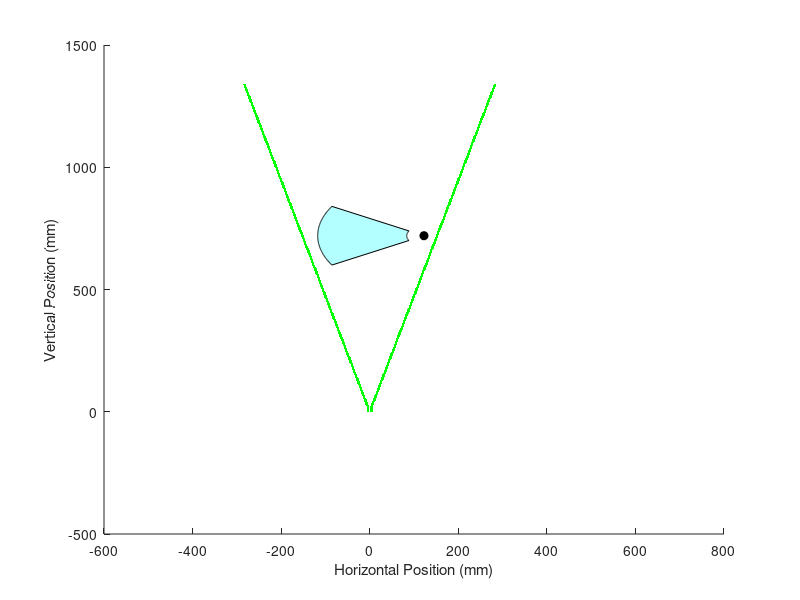

MATLAB code for this plot: (Note: this script raises an error after producing the figure.)
clear
close all

% Initial plot of single radial gaussian distribution
% I0 = 1; % normalized units
% bw = 4; % mm
% r = linspace(-2*bw,2*bw,200);
% I = I0 * exp((-2*r.^2) / bw^2);
% 
% figure
% plot(r, I, LineWidth=2)
% xlabel("Radial distance")
% ylabel("Intensity")
% set(gca, FontSize=14)

% Plot heatmap for energy intensity in FOV
clear

color_lim = 0.25;
I0 = 1; % normalized units
% bw = 3.427; % mm, reported as 1/4 inch (6.35 mm) but effective diameter 86.5% listed in test at 3.4 mm
% bw = 3.875; % commented out on 09/08/2026
bw = 9;
% bw = 5;Is t
L = 350; % mm, vertical length of FOV, pre-DFD value was 400
W = 350; % mm, horizontal width of FOV, pre-DFD value was 400
L_cal = 500;
W_cal = 310;
wt_dim = 1200; % mm, wind tunnel is 1.2 x 1.2 m
% vert_off = (14 + 7)*10; % mm, vertical offset of laser mirrors above wind tunnel

vert_off = (11 + 1)*10; % mm, vertical offset of lens above wind tunnel
d = ((wt_dim - L) / 2) + vert_off; % mm, vertical distance from focal point of cylindrical
                                    % lens to top of FOV
d_cal = ((wt_dim - L_cal) / 2) + vert_off; % mm, vertical distance from focal point of cylindrical
h_off = W*0.35; % mm, horizontal offset of wind tunnel
% z = linspace(d,d+L,200);
hor_num = 1000;
vert_num = 1000;

% ----------------------------------------------------------------------
% -------------------Annular section swept by wing----------------------
% ----------------------------------------------------------------------

w_r = 39; % mm
w_L = 240; % mm
phi = 30; % deg

p_y = d + L/2;
p_x = h_off;
% Parameters
pivot = [p_x, p_y];            % pivot point (not on the line)
line_p1 = [p_x + w_r, p_y];          % line endpoint 1
line_p2 = [p_x + w_L, p_y];          % line endpoint 2

% Radii of the two endpoints
r1 = norm(line_p1 - pivot);
r2 = norm(line_p2 - pivot);

% Sample angles
theta = linspace(-phi, phi, 200);

% Arc coordinates
x_outer = pivot(1) - r1*cosd(theta);
y_outer = pivot(2) - r1*sind(theta);

x_inner = pivot(1) - r2*cosd(theta);
y_inner = pivot(2) - r2*sind(theta);

% Build annular sector polygon
x_ring = [x_inner, fliplr(x_outer)];
y_ring = [y_inner, fliplr(y_outer)];

% ----------------------------------------------------------------------

t = 2; % thickness of laser beam edge on plot (not physical)
% fl = 3.91; % mm, a concave lens so this number is actually negative
% bfl_vals = 100; % mm
% bfl_vals = [5.2, 5.3, 7.1, 7.7, 9.0, 11.0, 14.0, 15.0 16.3, 20.3, 21.3, 23.5, 26.2, 26.7];
% bfl_vals = 11; % mm, currently installed lens
% bfl_vals = 15; % mm, next size up in terms of lens dimensions
% bfl_vals = 20.3; % mm, next size up after that, not in stock here
bfl_vals = 21.3; % mm, next size up after that
% back focal length (mechanical) different from effective focal length
% (optical), "A mechanical measurement given as the distance between the
% last surface of an optical lens to its image plane."
P = 10; % W, roughly

if (~isscalar(bfl_vals))
    med_int_vals = zeros(size(bfl_vals));
end

for j = 1:length(bfl_vals)
bfl = bfl_vals(j);

z = linspace(0,wt_dim + vert_off + bfl,vert_num);
theta = atan(bw / (2 * bfl));
int_grid = zeros(hor_num,length(z));
laser_grid = zeros(hor_num,length(z));
for i = 1:length(z)
    cur_w = 2 * z(i) * tan(theta);
    % r = linspace(-W/2,W/2,200);
    % radial/width array for laser beam intensity calculation
    w_r = linspace(-wt_dim/2  + h_off, wt_dim/2 + h_off,hor_num);
    % I0 = (2 * P) / (pi * (cur_w / 10)^2); % only true for cone
    A = pi * (bw / 10) * ((cur_w / 2) / 10);
    I0 = P / A;
    I = I0 * exp((-2*w_r.^2) / cur_w^2);

    % Store as a column
    int_grid(i,:) = I(:);

    if (z(i) < bfl) % preserve laser as beam before lens
        [M, ind_left] = min(abs(w_r + bw/2));
        [M, ind_right] = min(abs(w_r - bw/2));
    else % find location where beam width ends
        [M, ind_left] = min(abs(w_r + cur_w/2));
        [M, ind_right] = min(abs(w_r - cur_w/2));
    end

    try % give laser some apparent thickness on the plot so it can be seen more clearly
    laser_grid(i, ind_left-t:ind_left+t) = 1;
    laser_grid(i, ind_right-t:ind_right+t) = 1;
    catch % when thickness hits border of plot, plot original unthickened line
    laser_grid(i, ind_left) = 1;
    laser_grid(i, ind_right) = 1;
    end

    % if (mod(i,50) == 0)
    %     figure
    %     plot(r, I, LineWidth=2)
    %     xlabel("Radial distance")
    %     ylabel("Intensity")
    %     set(gca, FontSize=14)
    % end
end
if (~isscalar(bfl_vals))
median_intensity = median(int_grid(z > d+bfl & z < (d+bfl+L),w_r > -W/2 & w_r < W/2),"all");
med_int_vals(j) = round(median_intensity,3);
end
end

if (isscalar(bfl_vals))
bfl = bfl_vals;

% [left bottom width height]
FOV_pos = [-W/2 d + bfl W L];
Cal_pos = [-W/2 + (W - W_cal)/2 d_cal + bfl W_cal L_cal];
PIV_w = 300;
PIV_L = 400;
PIV_x = -W/2 + (W - W_cal)/2 + (W_cal - PIV_w)/2;
PIV_y = d_cal + bfl + (L_cal - PIV_L)/2;
PIV_pos = [PIV_x PIV_y PIV_w PIV_L];
wind_tunnel_pos = [-wt_dim/2 + h_off bfl + vert_off wt_dim wt_dim];

% ----------------------------------------------------------------------
% ----------Laser Beam Border in Wind Tunnel Section Plot---------------
% ----------------------------------------------------------------------

figure
hold on
imagesc(w_r, z, laser_grid)
n = 256;  % number of steps
cmap = [linspace(1,0,n)', linspace(1,1,n)', linspace(1,0,n)'];  
colormap(cmap);

% Plot annular region swept by wing
fill(x_ring, y_ring, 'c', 'FaceAlpha', 0.3, 'EdgeColor', 'k');
plot(pivot(1), pivot(2), 'ko', 'MarkerFaceColor', 'k'); % pivot

xlabel('Horizontal Position (mm)')
ylabel('Vertical Position (mm)')
set(gca, FontSize=14)
set(gca,'YDir','reverse')
axis equal
xlim([-wt_dim/2 + h_off wt_dim/2 + h_off])
ylim([0 wt_dim + vert_off])
% xlim([-4 4])
% ylim([0 8])
% xlim([-4 4])
% ylim([-8 8])
title('Border of Laser Beam')

% FOV rectangle
rectangle('Position', FOV_pos, 'EdgeColor', 'k', 'LineWidth', 2)

% Wind tunnel rectangle
rectangle('Position', wind_tunnel_pos, 'EdgeColor', 'k', 'LineWidth', 1)

% ----------------------------------------------------------------------
% ------------Field of View in Wind Tunnel Section Plot-----------------
% ----------------------------------------------------------------------

figure
hold on
imagesc(w_r, z, int_grid)
cb = colorbar;
% clim([0 color_lim])

% Define custom 2-color colormap:
% - first color: white (for values below cutoff)
% - second color: yellow (for values above cutoff)
colormap([1 1 1; 1 1 0]);
% Set color limits so that values <= cutoff map to first color,
% and values >= cutoff map to second color
clim([color_lim-0.001, color_lim+0.001]); 

datacursormode on

% Plot annular region swept by wing
fill(x_ring, y_ring, 'c', 'FaceAlpha', 0.3, 'EdgeColor', 'k');
plot(pivot(1), pivot(2), 'ko', 'MarkerFaceColor', 'k'); % pivot

% FOV rectangle
rectangle('Position', FOV_pos, 'EdgeColor', 'k', 'LineWidth', 2)

% Calibration target rectangle
rectangle('Position', Cal_pos, 'EdgeColor', '#4f4f4f', 'LineWidth', 2)

% Wind tunnel rectangle
rectangle('Position', wind_tunnel_pos, 'EdgeColor', 'k', 'LineWidth', 1)

ylabel(cb,'W / cm^2','FontSize',16,'Rotation',270)
xlabel('Horizontal Position (mm)')
ylabel('Vertical Position (mm)')
set(gca, FontSize=14)
set(gca,'YDir','reverse')
axis equal
xlim([-wt_dim/2 + h_off wt_dim/2 + h_off])
ylim([0 wt_dim + vert_off])
title('Light Intensity in Wind Tunnel')

% ----------------------------------------------------------------------
% ------------------------Field of View in PIV Plot---------------------
% ----------------------------------------------------------------------

figure
hold on

datacursormode on

% Calibration target rectangle
rectangle('Position', PIV_pos, 'FaceColor', 'green',...
          'EdgeColor', 'none','FaceAlpha', 0.5)

% Plot annular region swept by wing
plot([x_ring x_ring(1)], [y_ring y_ring(1)], 'k', 'LineWidth', 1.5);
plot(pivot(1), pivot(2), 'ko', 'MarkerFaceColor', 'k'); % pivot

x_ring_mirror = 2*pivot(1) - x_ring;  % reflect across pivot x

plot([x_ring_mirror x_ring_mirror(1)], [y_ring y_ring(1)], 'k', 'LineWidth', 1.5);
plot(pivot(1), pivot(2), 'ko', 'MarkerFaceColor', 'k'); % pivot

% Wind tunnel rectangle
rectangle('Position', wind_tunnel_pos, 'EdgeColor', 'k', 'LineWidth', 3)

ylabel(cb,'W / cm^2','FontSize',16,'Rotation',270)
xlabel('Horizontal Position (mm)')
ylabel('Vertical Position (mm)')
set(gca, FontSize=14)
set(gca,'YDir','reverse')
axis equal
padding = 100;
xlim([-wt_dim/2 + h_off - padding wt_dim/2 + h_off + padding])
ylim([vert_off - padding wt_dim + vert_off + padding])
set(gca, 'XDir', 'reverse'); % flip axis since PIV is from behind
title('Light Intensity in Wind Tunnel')

% ----------------------------------------------------------------------
% --------------------------Field of View Plot--------------------------
% ----------------------------------------------------------------------

figure
hold on
imagesc(w_r(w_r > -W/2 & w_r < W/2), z(z > d+bfl & z < (d+bfl+L)), int_grid(z > d+bfl & z < (d+bfl+L),w_r > -W/2 & w_r < W/2))
cb = colorbar;
% clim([0 color_lim])
clim([0 0.2])
datacursormode on

% FOV rectangle
rectangle('Position', FOV_pos, 'EdgeColor', 'k', 'LineWidth', 2)

ylabel(cb,'W / cm^2','FontSize',16,'Rotation',270)
xlabel('Horizontal Position (mm)')
ylabel('Vertical Position (mm)')
set(gca, FontSize=14)
set(gca,'YDir','reverse')
axis equal
xlim([-W/2 W/2])
ylim([d+bfl d+bfl+L])
title('Light Intensity in Field of View')

disp("Back focal length: " + bfl + " mm")

mean_intensity = mean(int_grid(z > d+bfl & z < (d+bfl+L),w_r > -W/2 & w_r < W/2),"all");
disp("The average intensity in the FOV is: " + round(mean_intensity,3) + " W/cm^2")

median_intensity = median(int_grid(z > d+bfl & z < (d+bfl+L),w_r > -W/2 & w_r < W/2),"all");
disp("The median intensity in the FOV is: " + round(median_intensity,3) + " W/cm^2")

min_intensity = min(int_grid(z > d+bfl & z < (d+bfl+L),w_r > -W/2 & w_r < W/2),[],"all");
disp("The minimum intensity in the FOV is: " + round(min_intensity,3) + " W/cm^2")

else
    [M, I] = max(med_int_vals);
    disp("Highest median intensity is " + M + " W/cm^2, for BFL = " + bfl_vals(I))
end
